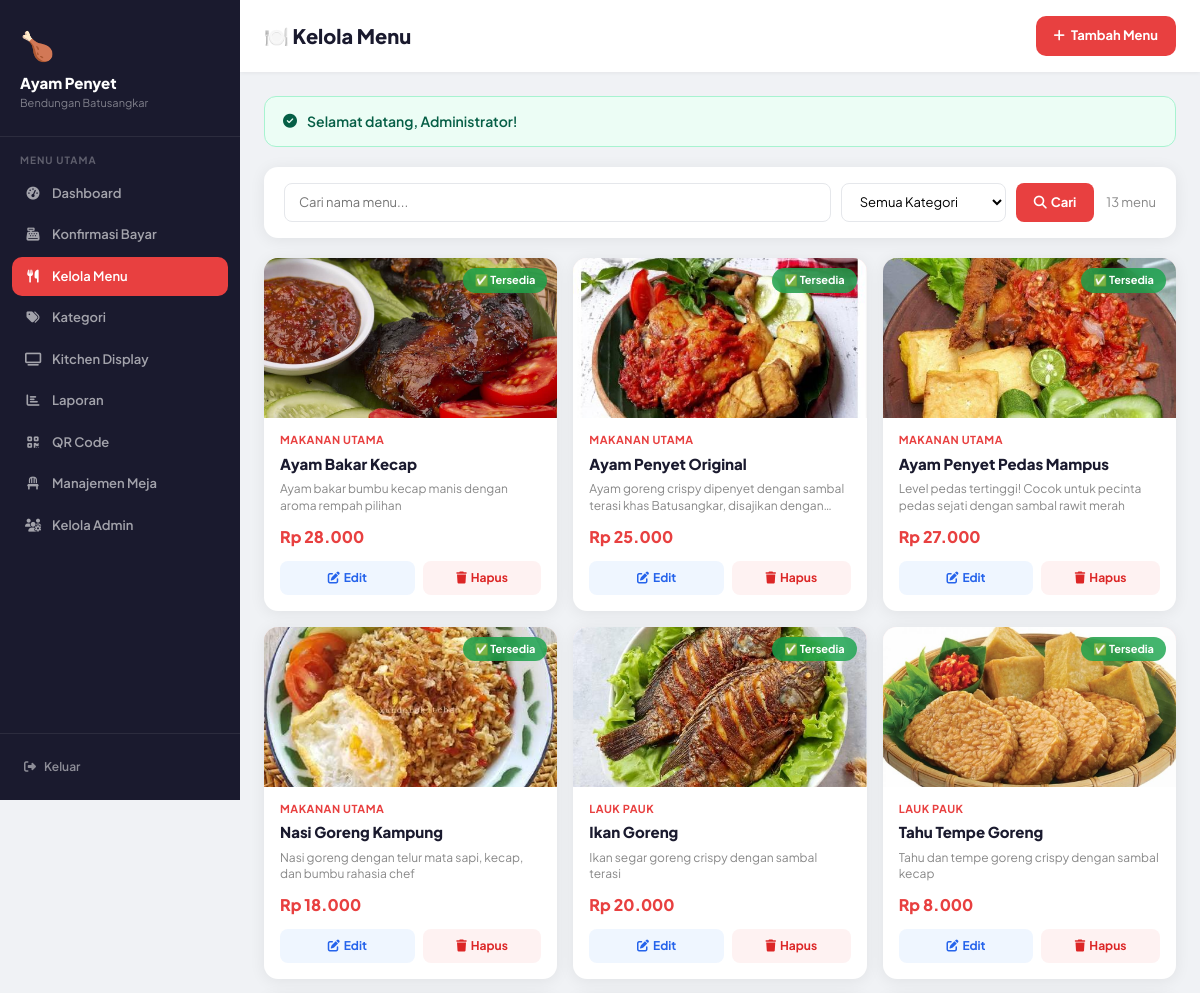
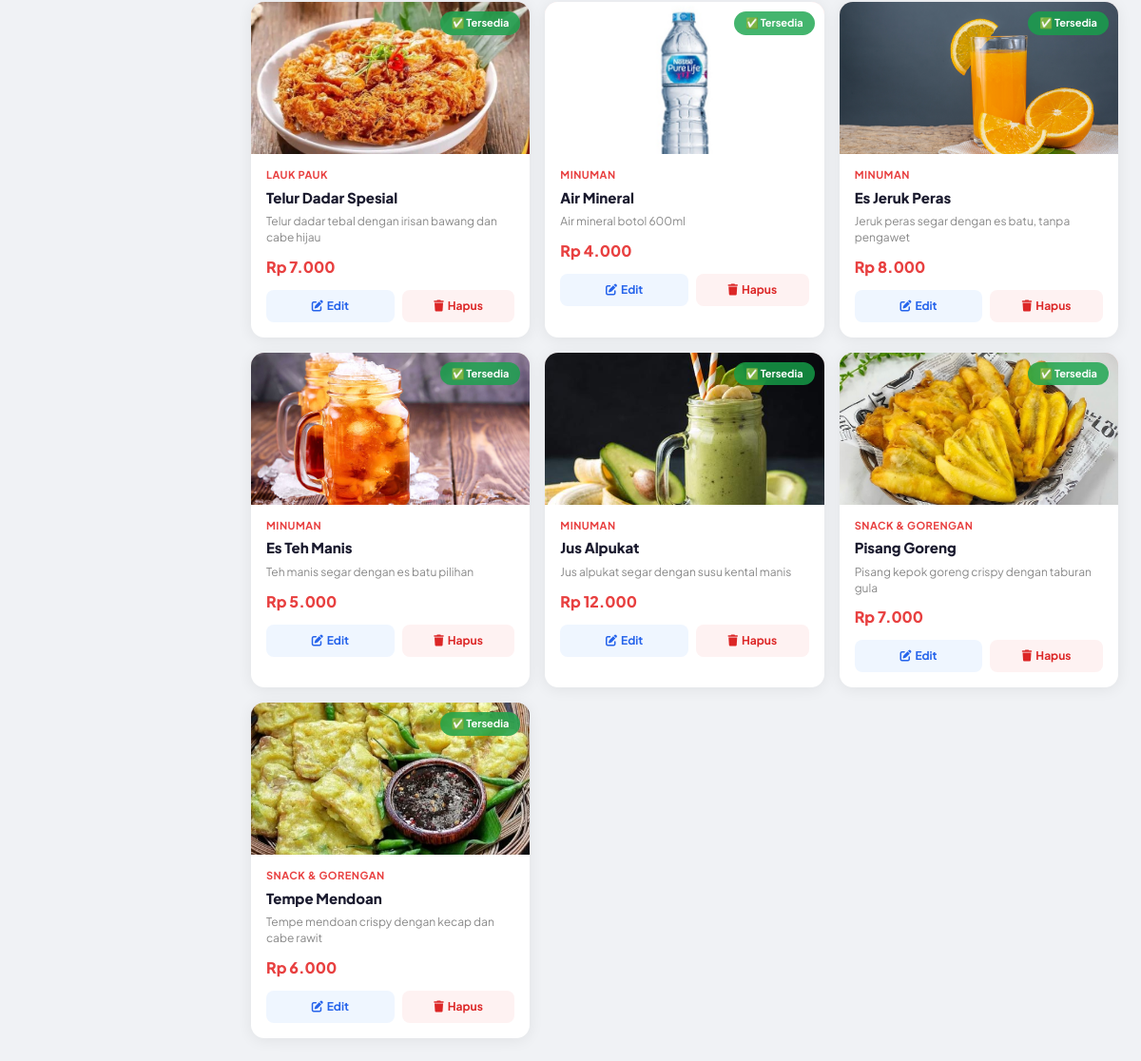
Page /admin/menu.php (signed in) on the committed database (2 pictures, top to bottom).
### tables this page shows
CREATE TABLE `menu` (
  `id` int(11) NOT NULL,
  `id_kategori` int(11) DEFAULT 1,
  `nama_menu` varchar(150) NOT NULL,
  `deskripsi` text DEFAULT NULL,
  `harga` int(11) NOT NULL,
  `gambar` varchar(255) DEFAULT 'default.jpg',
  `tersedia` tinyint(1) DEFAULT 1,
  `created_at` datetime DEFAULT current_timestamp()
);

CREATE TABLE `kategori` (
  `id` int(11) NOT NULL,
  `nama_kategori` varchar(100) NOT NULL
);

### koneksi.php (called while the page is built, shortened)
<?php
$conn = new mysqli(DB_HOST, DB_USER, DB_PASS, DB_NAME);
$conn->set_charset('utf8mb4');
function formatRupiah($angka) {
    return 'Rp ' . number_format($angka, 0, ',', '.');
}
function sanitize($data) {
    global $conn;
    $data = trim($data);
    $data = stripslashes($data);
    $data = htmlspecialchars($data);
    return $conn->real_escape_string($data);
}
function getFlash() {
    if (isset($_SESSION['flash'])) {
        $flash = $_SESSION['flash'];
        return $flash;
    }
    return null;
}
?>

### admin/menu.php (the view, shortened to what this page needs)
<?php
require_once '../koneksi.php';
$search     = sanitize($_GET['q'] ?? '');
$where = "WHERE 1=1";
$menu_list = [];
$result = $conn->query("SELECT m.*, k.nama_kategori FROM menu m LEFT JOIN kategori k ON m.id_kategori=k.id $where ORDER BY m.id_kategori, m.nama_menu");
while ($row = $result->fetch_assoc()) $menu_list[] = $row;
$flash = getFlash();
?>
<!DOCTYPE html>
<html lang="id">
<head>
    <link href="https://cdn.jsdelivr.net/npm/bootstrap@5.3.0/dist/css/bootstrap.min.css" rel="stylesheet">
    <link href="https://cdnjs.cloudflare.com/ajax/libs/font-awesome/6.4.0/css/all.min.css" rel="stylesheet">
</head>
<body>
<div class="sidebar">
    <div class="sidebar-logo">
        <div style="font-size:28px;margin-bottom:8px">🍗</div>
        <h2>Ayam Penyet</h2>
        <p>Bendungan Batusangkar</p>
    </div>
    <div class="nav-section">
        <div class="nav-section-label">Menu Utama</div>
        <div class="nav-item"><a href="dashboard.php"><i class="fas fa-tachometer-alt"></i> Dashboard</a></div>
        <div class="nav-item"><a href="konfirmasi_bayar.php"><i class="fas fa-cash-register"></i> Konfirmasi Bayar</a></div>
        <div class="nav-item"><a href="menu.php" class="active"><i class="fas fa-utensils"></i> Kelola Menu</a></div>
        <div class="nav-item"><a href="kategori.php"><i class="fas fa-tags"></i> Kategori</a></div>
        <div class="nav-item"><a href="kitchen.php"><i class="fas fa-tv"></i> Kitchen Display</a></div>
        <div class="nav-item"><a href="laporan.php"><i class="fas fa-chart-bar"></i> Laporan</a></div>
        <div class="nav-item"><a href="qrcode.php"><i class="fas fa-qrcode"></i> QR Code</a></div>
        <div class="nav-item"><a href="meja.php"><i class="fas fa-chair"></i> Manajemen Meja</a></div>
        <div class="nav-item"><a href="admin_user.php"><i class="fas fa-users-cog"></i> Kelola Admin</a></div>
    </div>
    <div class="sidebar-footer">
        <a href="logout.php" class="btn-logout"><i class="fas fa-sign-out-alt"></i> Keluar</a>
    </div>
</div>
<div class="main-content">
    <div class="topbar">
        <h1>🍽️ Kelola Menu</h1>
        <a href="tambah_menu.php" class="btn-tambah">
            <i class="fas fa-plus"></i> Tambah Menu
        </a>
    </div>
    <div class="page-body">
        <?php if ($flash): ?>
        <div class="flash-alert flash-<?= $flash['type'] ?>">
            <i class="fas <?= $flash['type']==='success' ? 'fa-check-circle' : 'fa-exclamation-circle' ?>"></i>
            <?= htmlspecialchars($flash['message']) ?>
        </div>
        <?php endif; ?>
        <div class="filter-bar">
            <form method="GET" style="display:flex;gap:10px;flex:1;flex-wrap:wrap">
                <input type="text" name="q" class="search-input" placeholder="Cari nama menu..."
                       value="<?= htmlspecialchars($search) ?>">
                <select name="kat" class="filter-select">
                    <option value="0">Semua Kategori</option>
                </select>
                <button type="submit" class="btn-search"><i class="fas fa-search me-1"></i>Cari</button>
            </form>
            <span style="font-size:13px;color:var(--text-muted)"><?= count($menu_list) ?> menu</span>
        </div>
        <?php if (empty($menu_list)): ?>
        <div class="empty-state">
            <div><i class="fas fa-utensils"></i></div>
            <p>Belum ada menu. <a href="tambah_menu.php" style="color:var(--primary)">Tambah menu pertama!</a></p>
        </div>
        <?php else: ?>
        <div class="menu-grid">
            <?php
            $foodEmojis = ['🍗','🍖','🍳','🥘','🍜','🥤','🧃','🍟','🥙','🍱'];
            foreach ($menu_list as $i => $menu):
                $emoji = $foodEmojis[$menu['id'] % count($foodEmojis)];
            ?>
            <div class="menu-card" id="menuCard-<?= $menu['id'] ?>">
                <div class="menu-card-img">
                    <?php
                    $imgPath = __DIR__ . '/assets/images/' . $menu['gambar'];
                    if ($menu['gambar'] && $menu['gambar'] !== 'default.jpg' && file_exists($imgPath)):
                    ?>
                    <img src="assets/images/<?= htmlspecialchars($menu['gambar']) ?>" alt="<?= htmlspecialchars($menu['nama_menu']) ?>">
                    <?php else: ?>
                    <?= $emoji ?>
                    <?php endif; ?>
                    <button class="availability-toggle <?= $menu['tersedia'] ? 'available' : 'unavailable' ?>"
                            id="toggle-<?= $menu['id'] ?>"
                            onclick="toggleTersedia(<?= $menu['id'] ?>)">
                        <?= $menu['tersedia'] ? '✅ Tersedia' : '❌ Habis' ?>
                    </button>
                </div>
                <div class="menu-card-body">
                    <p class="menu-kat"><?= htmlspecialchars($menu['nama_kategori'] ?? '-') ?></p>
                    <p class="menu-nama"><?= htmlspecialchars($menu['nama_menu']) ?></p>
                    <?php if ($menu['deskripsi']): ?>
                    <p class="menu-desc"><?= htmlspecialchars($menu['deskripsi']) ?></p>
                    <?php endif; ?>
                    <p class="menu-harga"><?= formatRupiah($menu['harga']) ?></p>
                    <div class="card-actions">
                        <a href="edit_menu.php?id=<?= $menu['id'] ?>" class="btn-edit">
                            <i class="fas fa-edit me-1"></i>Edit
                        </a>
                        <form method="POST" style="flex:1" onsubmit="return confirm('Hapus menu ini?')">
                            <button type="submit" class="btn-hapus" style="width:100%">
                                <i class="fas fa-trash me-1"></i>Hapus
                            </button>
                        </form>
                    </div>
                </div>
            </div>
            <?php endforeach; ?>
        </div>
        <?php endif; ?>
    </div>
</div>
</body>
</html>

### rows in the picture
menu: gambar (picture), tersedia "✅ Tersedia", id_kategori.nama_kategori "MAKANAN UTAMA", nama_menu "Ayam Bakar Kecap", deskripsi "Ayam bakar bumbu kecap manis dengan aroma rempah pilihan", harga "Rp 28.000"
menu: gambar (picture), tersedia "✅ Tersedia", id_kategori.nama_kategori "MAKANAN UTAMA", nama_menu "Ayam Penyet Original", deskripsi "Ayam goreng crispy dipenyet dengan sambal terasi khas Batusangkar, disajikan…", harga "Rp 25.000"
menu: gambar (picture), tersedia "✅ Tersedia", id_kategori.nama_kategori "MAKANAN UTAMA", nama_menu "Ayam Penyet Pedas Mampus", deskripsi "Level pedas tertinggi! Cocok untuk pecinta pedas sejati dengan sambal rawit merah", harga "Rp 27.000"
menu: gambar (picture), tersedia "✅ Tersedia", id_kategori.nama_kategori "MAKANAN UTAMA", nama_menu "Nasi Goreng Kampung", deskripsi "Nasi goreng dengan telur mata sapi, kecap, dan bumbu rahasia chef", harga "Rp 18.000"
menu: gambar (picture), tersedia "✅ Tersedia", id_kategori.nama_kategori "LAUK PAUK", nama_menu "Ikan Goreng", deskripsi "Ikan segar goreng crispy dengan sambal terasi", harga "Rp 20.000"
menu: gambar (picture), tersedia "✅ Tersedia", id_kategori.nama_kategori "LAUK PAUK", nama_menu "Tahu Tempe Goreng", deskripsi "Tahu dan tempe goreng crispy dengan sambal kecap", harga "Rp 8.000"
menu: gambar (picture), tersedia "✅ Tersedia", id_kategori.nama_kategori "LAUK PAUK", nama_menu "Telur Dadar Spesial", deskripsi "Telur dadar tebal dengan irisan bawang dan cabe hijau", harga "Rp 7.000"
menu: gambar (picture), tersedia "✅ Tersedia", id_kategori.nama_kategori "MINUMAN", nama_menu "Air Mineral", deskripsi "Air mineral botol 600ml", harga "Rp 4.000"
menu: gambar (picture), tersedia "✅ Tersedia", id_kategori.nama_kategori "MINUMAN", nama_menu "Es Jeruk Peras", deskripsi "Jeruk peras segar dengan es batu, tanpa pengawet", harga "Rp 8.000"
menu: gambar (picture), tersedia "✅ Tersedia", id_kategori.nama_kategori "MINUMAN", nama_menu "Es Teh Manis", deskripsi "Teh manis segar dengan es batu pilihan", harga "Rp 5.000"
menu: gambar (picture), tersedia "✅ Tersedia", id_kategori.nama_kategori "MINUMAN", nama_menu "Jus Alpukat", deskripsi "Jus alpukat segar dengan susu kental manis", harga "Rp 12.000"
menu: gambar (picture), tersedia "✅ Tersedia", id_kategori.nama_kategori "SNACK & GORENGAN", nama_menu "Pisang Goreng", deskripsi "Pisang kepok goreng crispy dengan taburan gula", harga "Rp 7.000"
menu: gambar (picture), tersedia "✅ Tersedia", id_kategori.nama_kategori "SNACK & GORENGAN", nama_menu "Tempe Mendoan", deskripsi "Tempe mendoan crispy dengan kecap dan cabe rawit", harga "Rp 6.000"

### other values in the picture
$flash['message'] "Selamat datang, Administrator!"
count($menu_list) "13"
